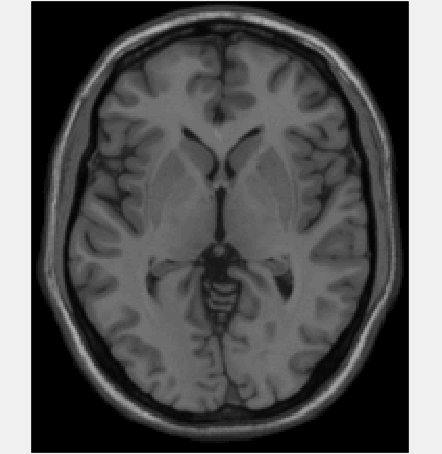
%> input picture Segmentation/fix.tiff, 442 x 454 px
$ octave final_registration.m   (GNU Octave 9; MATLAB toolbox functions it lacks are replaced by stand-ins)
%> lines starting %> are read from the running program, lines starting %| are printed output that depends on the picture

fixed = rgb2gray(imread('fix.tiff'));
%> fixed: size 454x442 uint8; min 0, max 240, mean 85.6
moving = rgb2gray(imread('04.tiff'));
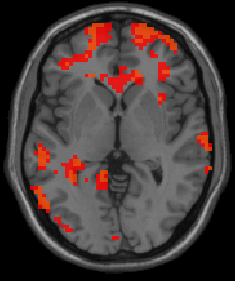
%> input picture Segmentation/04.tiff, 235 x 281 px
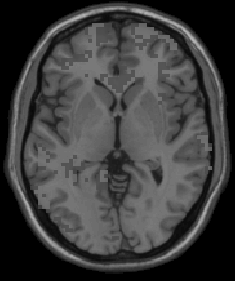
%> moving: size 281x235 uint8; min 0, max 182, mean 61.6

figure, imshowpair(moving, fixed, 'montage')
%> after `imshowpair(moving, fixed, 'montage')`:
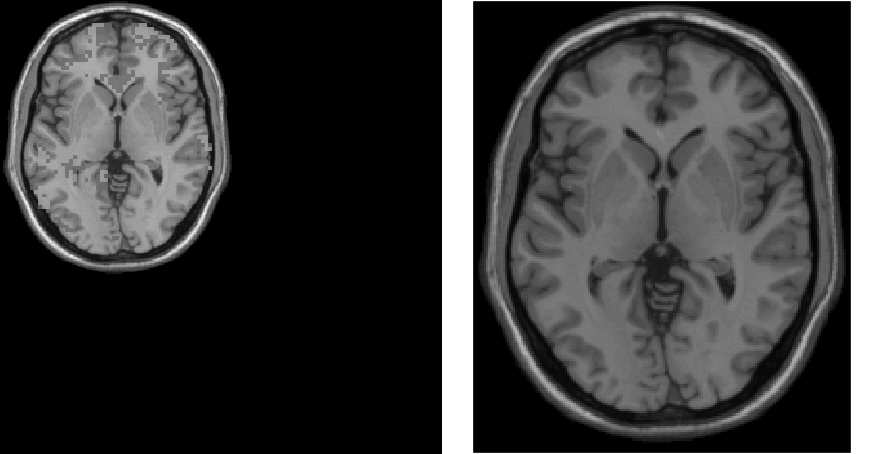
%> displayed picture: size 454x884, on the screen's scale of 0 to 255; min 0, max 255, mean 59.7
title('Unregistered')

figure, imshowpair(moving, fixed)
%> after `imshowpair(moving, fixed)`:
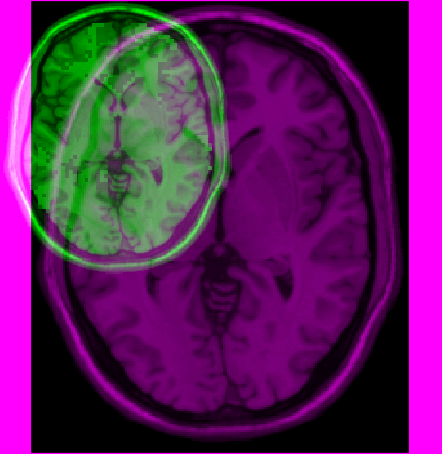
%> displayed picture: size 454x442x3, on the screen's scale of 0 to 255; mean R, G, B 91, 28.4, 91
title('Unregistered')

%> (the run ends here)
